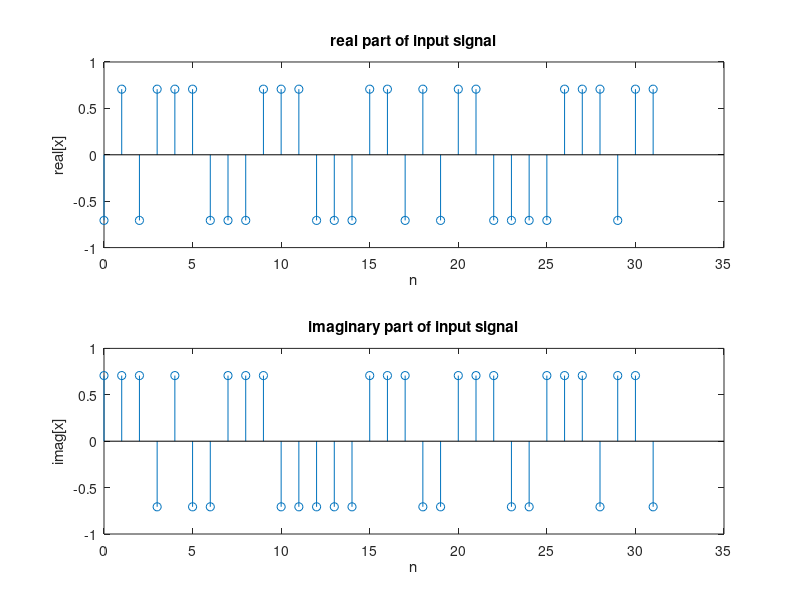
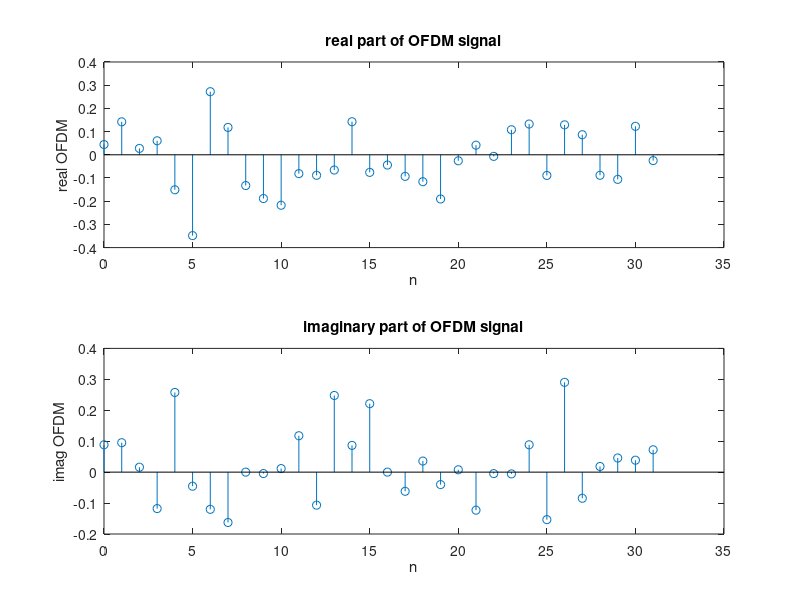
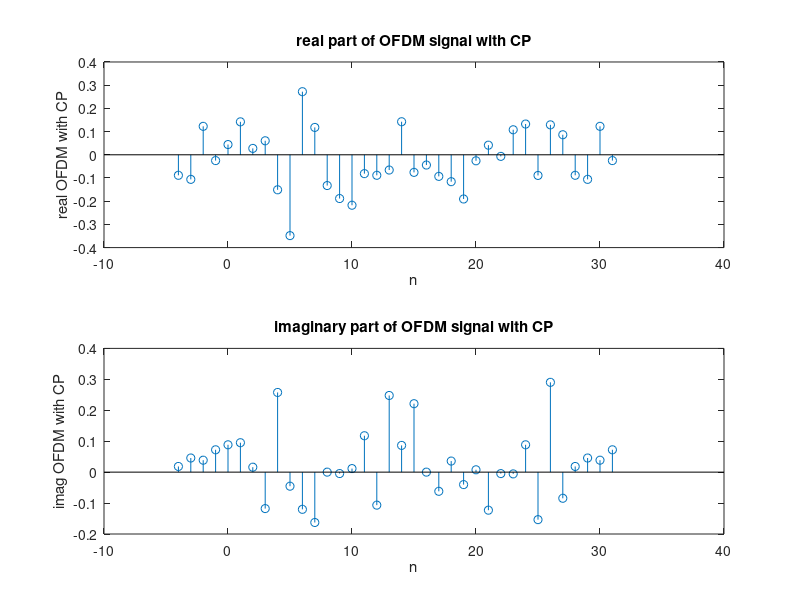
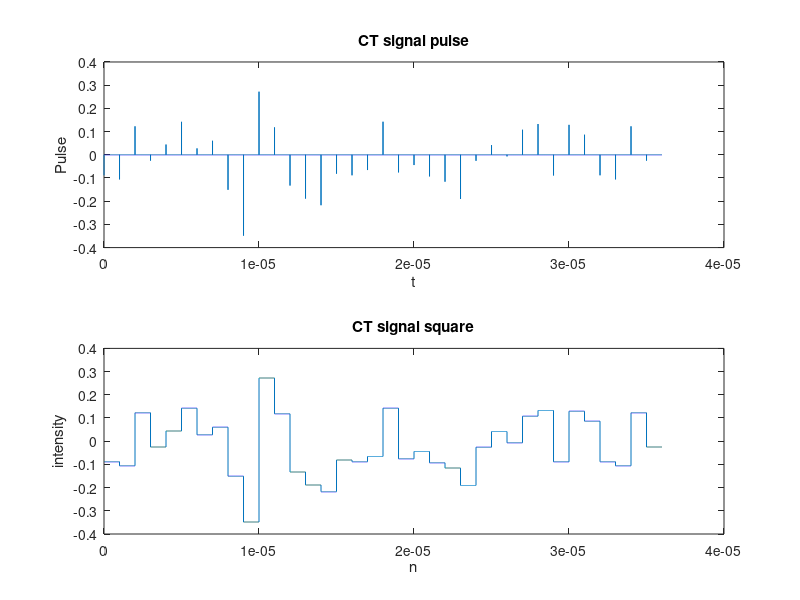

Here is the MATLAB script that generated these plots, in order: (Note: this script raises an error after producing the figures.)
% Constants definition
N=32;   % N is the length of Signal
lcp=4;  % lcp is the length of adding cp
T=10^(-6);    % T is the sample period
wc=100*10^6;    % wc is carrier Frequency
dt=10^(-9);    % dt is a small time period
delta=[1,zeros(1,999)]; % delta is the impulse function
c=ones(1,999);  % c is the function to create square wave
% Block 1
% set real and imaginary part of signal
xr=sqrt(2)*round(rand(1,N))-sqrt(2)/2;
xi=sqrt(2)*round(rand(1,N))-sqrt(2)/2;
% plot the signal separately
figure(1);
subplot(211);
stem(0:N-1,xr);
xlabel('n');ylabel('real[x]');
title('real part of input signal');
subplot(212);
stem(0:N-1,xi);
xlabel('n');ylabel('imag[x]');
title('imaginary part of input signal');
% take X as spectral data and construct time domain signal x by X;
X=xr+1i*xi;
x=ifft(X);

figure(2);
subplot(211);
stem(0:N-1,real(x));
xlabel('n');
ylabel('real OFDM');
title('real part of OFDM signal');
subplot(212);
stem(0:N-1,imag(x));
xlabel('n');
ylabel('imag OFDM');
title('imaginary part of OFDM signal');

% add CP
x_cp=[x(N-lcp+1:N),x];

figure(3);
subplot(211);
stem(-lcp:N-1,real(x_cp));
xlabel('n');ylabel('real OFDM with CP');
title('real part of OFDM signal with CP');
subplot(212);
stem(-lcp:N-1,imag(x_cp));
xlabel('n');ylabel('imag OFDM with CP');
title('imaginary part of OFDM signal with CP');

% Now we do DAC, create impulse and square
x_cp_ct=upsample(x_cp,1000);
x_sq=reshape(repmat(x_cp,1000,1),1,[]);

figure(4);
subplot(211);
plot((1:length(x_cp_ct))*dt,real(x_cp_ct));
xlabel('t');
ylabel('Pulse');
title('CT signal pulse');
subplot(212);
plot((1:length(x_sq))*dt,real(x_sq));
xlabel('n');
ylabel('intensity');
title('CT signal square');

% AM process
t=(1:length(x_sq))*dt;
sin1=sin(2*pi*wc*t);cos1=cos(2*pi*wc*t);
x_am=cos1.*real(x_sq)+sin1.*imag(x_sq);
%Freq
xtw = fft(x_am)/length(x_am);
X_am=abs(fftshift(xtw));
n=wc*(0:2:length(X_am)/2)/(length(X_am)/2.5);

figure(5);
subplot(211);
plot((1:length(x_am))*dt,x_am);
xlabel('t');
ylabel('intensity');
title('CT AM signal');
subplot(212)
stem(n,X_am(1:2:length(X_am)/2+1));
axis([0.97*10^8 1.03*10^8 0 0.025]);
xlabel('f')
ylabel('Freq.')
title('Frequency of CT AM signal')

% Transmit Part
A=1;
B=[0.5 zeros(1,1.5*1000-1) 0.4 zeros(1,1000-1) 0.35 zeros(1,0.5*1000-1) 0.3 ];
h=[0.5,zeros(1,1499),0.4,zeros(1,999),0.35,zeros(1,499),0.3,zeros(1,1000)];
yh=filter(B,A,x_am);

figure(6);
subplot(211);
plot((0:length(yh)-1)*dt,yh);
xlabel('t');ylabel('yh(t)');
title('CT transmit signal');
subplot(212);
plot((0:length(h)-1)*dt,h);
xlabel('n');ylabel('h(t)');
title('h(t)');

% Receive and remodulate

t2=(1:length(yh))*dt;
ytr=2*cos(2*pi*wc*t2).*yh;
yti=2*sin(2*pi*wc*t2).*yh;

%set ideal LPF and pass signal through it
fft1=fft(ytr);
fft2=fft(yti);
fft1=[fft1(1:2000),zeros(1,length(fft1)-4000),fft1(length(fft1)-2000+1:length(fft1))];
fft2=[fft2(1:2000),zeros(1,length(fft2)-4000),fft2(length(fft2)-2000+1:length(fft2))];


ytrc=ifft(fft1);
ytic=ifft(fft2);


figure(7);
subplot(211);
plot((1:length(ytrc))*dt,ytrc);
xlabel('n');ylabel('y(t)');
title('real part of Transmition');
subplot(212);
plot((1:length(ytic))*dt,ytic);
xlabel('n');ylabel('y(t)');
title('imaginary part of Transmition');

% now we take each segment's average to build Y
Nx=N+lcp;
Yr=zeros(1,Nx);
Yi=zeros(1,Nx);
for i=1:Nx
    re=0;im=0;
    for j=(i-1)*1000+1:i*1000
        re=re+ytrc(j);
        im=im+ytic(j);
    end
    Yr(i)=re/1000;
    Yi(i)=im/1000;
end
Y=Yr+1i*Yi;

figure(8);
subplot(211);
stem(1:Nx,Yr);
xlabel('n');ylabel('Y[n]');
title('real part of Y');
subplot(212);
stem(1:Nx,Yi);
xlabel('n');ylabel('Y[n]');
title('imaginary part of Y');

%求得去cp后y的fft
Y_rc=Y(lcp+1:Nx);
Y_recover_N=fft(Y_rc);

figure(9);
subplot(211);
stem(real(Y_recover_N));
xlabel('n');
legend('Y recover real');
subplot(212);
stem(imag(Y_recover_N));
xlabel('n');
legend('Y recover imag');

%Y/H=X
X_recover_N=Y_recover_N./H;

figure(10);
subplot(211);
stem(real(X_recover_N));
hold on;
stem(xr);
xlabel('n');legend('x_r_c_o_v_e_r[n] Real','x[n] Real');
hold off;
subplot(212);
stem(imag(X_recover_N));
hold on;
stem(xi);
xlabel('n');
hold off;
legend('x_r_c_o_v_e_r[n] Imag','x[n] Imag');
